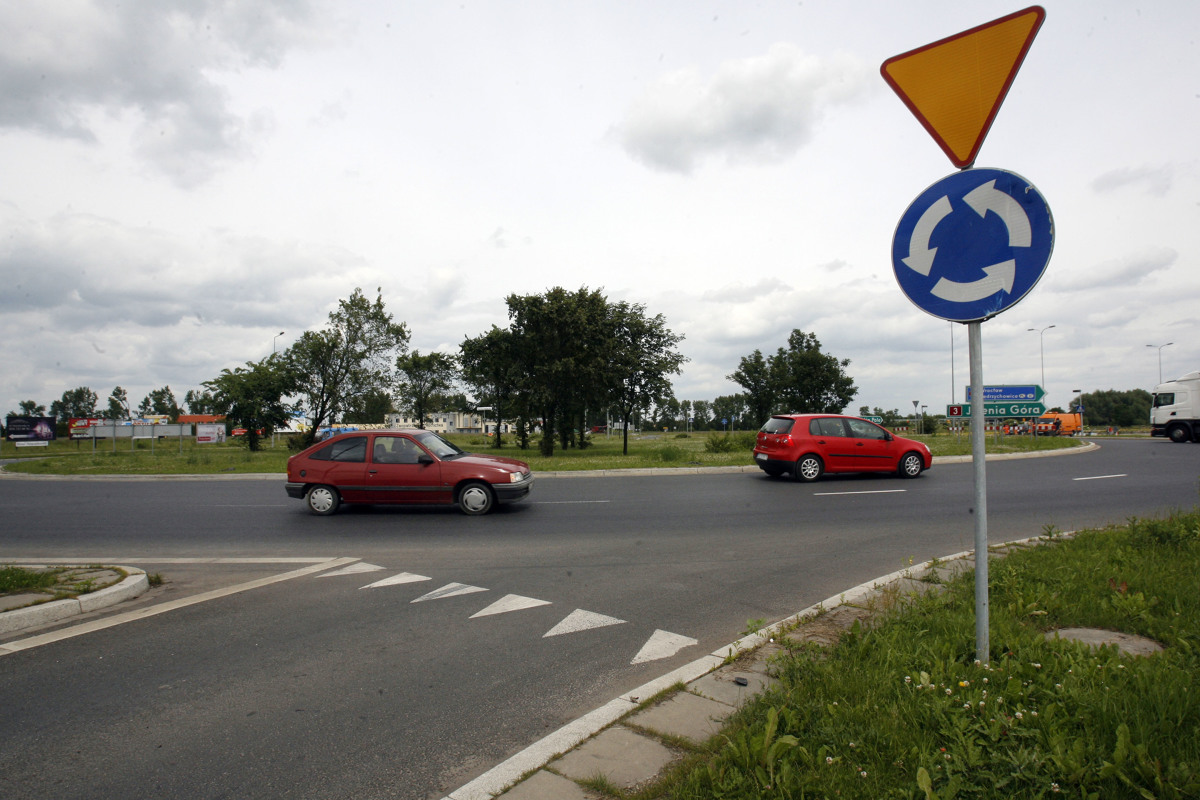
#> input picture 3.jpg, 1200 x 800 px, found by its file name
$ python main.py
#> lines starting #> are read from the running program, lines starting #| are printed output that depends on the picture; after the words box and inside, x2 and y2 are one past the last pixel; in counts of white or black regions, pixels touching at a corner belong together
import cv2
import numpy as np
import tkinter as tk
from tkinter import *
from tkinter import filedialog as fd
from playsound import playsound
import time

def nothing(x):
    pass

def openFile():
    filepath = fd.askopenfilename(initialdir="C:\\Users\\twoto\\PycharmProjects\\SignsDetectionProject",
                                          title="Open file okay?",
                                          filetypes= (("images","*.jpg *.png"),
                                          ("all files","*.*")))
    return filepath


# 21.jpg big.png 20.jpeg sunny.jpeg
filename = "C:\\Users\\twoto\\PycharmProjects\\SignsDetectionProject\\3.jpg"

cv2.namedWindow("Color based detection", cv2.WINDOW_AUTOSIZE)
cv2.namedWindow('Trackbar window', cv2.WINDOW_NORMAL)

cv2.resizeWindow('Trackbar window',1000,400)
cv2.createTrackbar("Min Sat", "Trackbar window", 105, 250, nothing)
cv2.createTrackbar("Max Hue", "Trackbar window", 36, 250, nothing)
cv2.createTrackbar("Min Val", "Trackbar window", 20, 100, nothing)
cv2.createTrackbar("Sign size", "Trackbar window", 40, 100, nothing)
cv2.createTrackbar("Image crop", "Trackbar window", 0, 100, nothing)
#> slider 'Image crop' is set to 33

end_val = 0
# Stale dla kolorow czerwony i zolty
l_h = 10
l_v = 5
u_s = 255
u_v = 255

cap = cv2.imread(filename, 0)
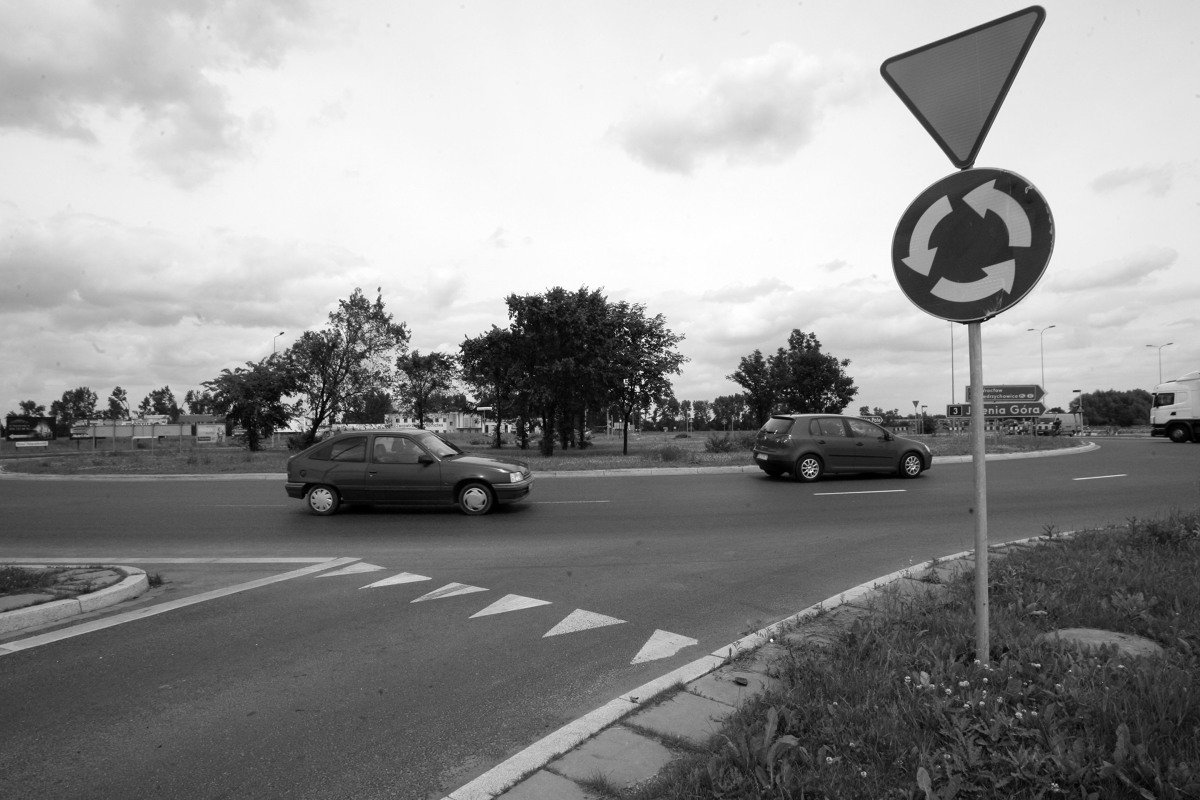
#> cap: shape (800, 1200); min 0, max 255, mean 144.4

img_height, img_width = cap.shape
#> img_height = 800; img_width = 1200
font = cv2.FONT_HERSHEY_COMPLEX
while True:
    cv2.getTrackbarPos("", "Trackbar window")
    frame2 = cv2.imread(filename, 1)
#> frame2 is the input picture: shape (800, 1200, 3); mean B, G, R 137.8, 145, 145.8
    crop_size = cv2.getTrackbarPos("Image crop", "Trackbar window")
    frame = frame2[0:int(img_height-(crop_size*img_height/200)), 0:img_width]
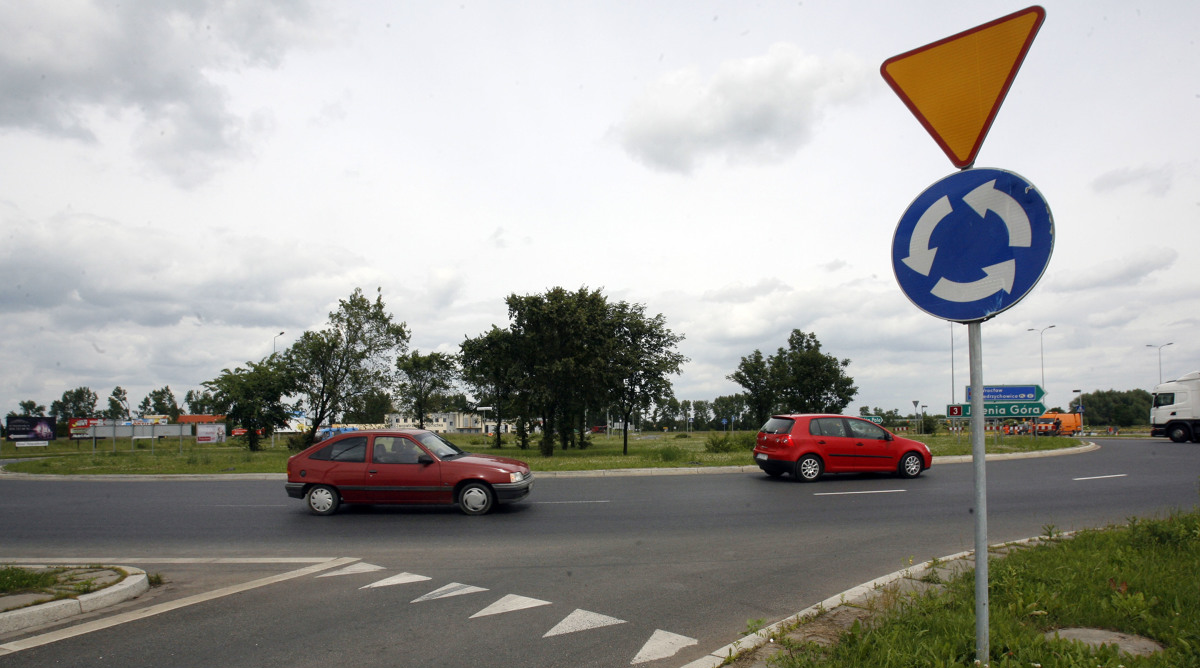
#> frame: shape (668, 1200, 3); mean B, G, R 153.4, 157.9, 159
    hsv = cv2.cvtColor(frame, cv2.COLOR_BGR2HSV)
#> hsv: shape (668, 1200, 3); mean H, S, V 66.3, 38.6, 163.9
    #cv2.imshow("Color", hsv)
    l_s = cv2.getTrackbarPos("Min Sat", "Trackbar window")
    u_h = cv2.getTrackbarPos("Max Hue", "Trackbar window")
    size_modifier = cv2.getTrackbarPos("Sign size", "Trackbar window")
    l_v = cv2.getTrackbarPos("Min Val", "Trackbar window")
    lower_red = np.array([l_h, l_s, l_v])
    upper_red = np.array([u_h, u_s, u_v])

    mask = cv2.inRange(hsv, lower_red, upper_red)
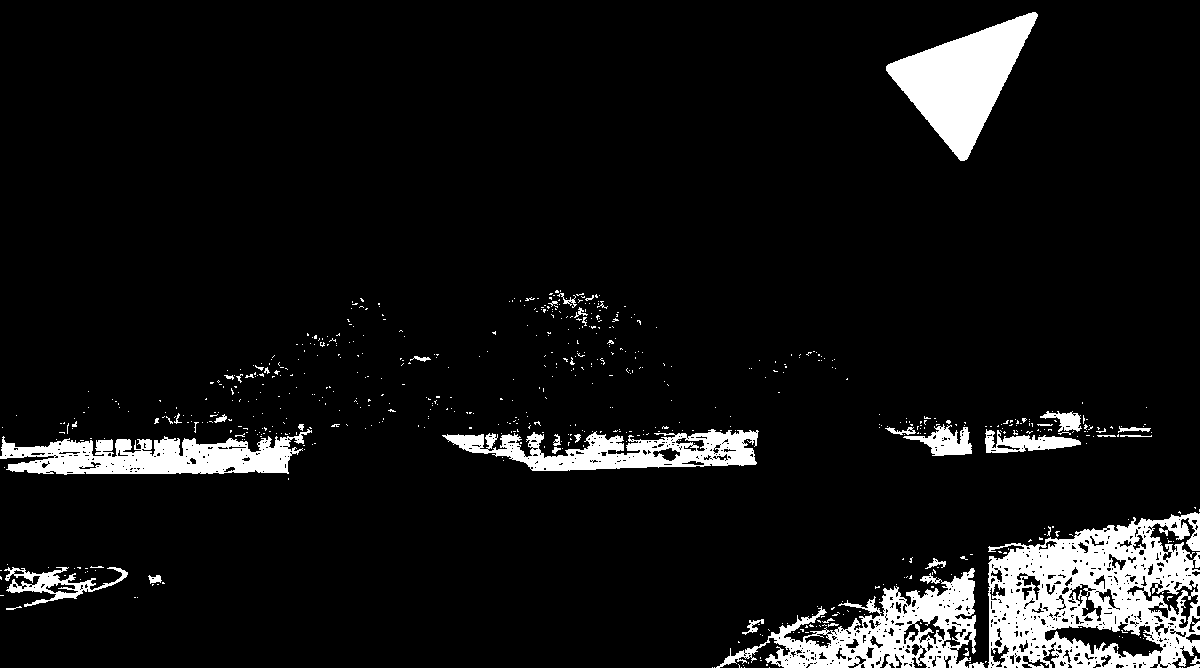
#> mask: shape (668, 1200); 7.9% white; 659 white regions (618 under 20 px), largest, box (x1, y1, x2, y2) and area: (988, 512, 1200, 668) 20678, (886, 12, 1038, 161) 10215, (716, 568, 976, 668) 9843
    kernel = np.ones((1, 1), np.uint8) #określa rozmiar jednego 'pixela' na masce
    mask = cv2.erode(mask, kernel)
    #stały rozmiar okna (cv2.resize(mask, (960, 540))
    cv2.imshow("Color based detection", mask)
    key = cv2.waitKey(1)
#> (key Esc is pressed here)
    if key == 27:
        break
    if key == 32:
        filename = openFile();
        continue
    contours, _ = cv2.findContours(mask, cv2.RETR_TREE, cv2.CHAIN_APPROX_SIMPLE) #NONE lub SIMPLE

    #print(len(contours))
    suspectsCounter = 0

    for cnt in contours:
        area = cv2.contourArea(cnt)
        approx = cv2.approxPolyDP(cnt, 0.05 * cv2.arcLength(cnt, True), True)
        x = approx.ravel()[0]
        y = approx.ravel()[1]
        #print(x, " + ",y)
        # area depends on image size
        perfect_size = (img_height * img_width) * 0.004 * size_modifier / 100
        if area > perfect_size:
            cv2.drawContours(frame, [approx], 0, (0, 0, 0), 4)

            if len(approx) == 3:
                suspectsCounter = suspectsCounter + 1
                cv2.putText(frame, "Suspect", (x, y), font, 1, (0, 0, 0))
                image = frame
                out = np.zeros_like(image)  # Extract out the object and place into output image
                out[mask == 255] = image[mask == 255]
                #współrzędne gdzie maska biała
                (x, y) = np.where(mask == 255)
                (topx, topy) = (np.min(x), np.min(y))
                (bottomx, bottomy) = (np.max(x), np.max(y))

                x, y, w, h = cv2.boundingRect(cnt)
                #print(x, " + ", y, " + ",w, " + ", h) #pokazanie wykrytego znaku
                crop_img = out[y:y + h, x:x + w]
                #cv2.imshow('Suspect', crop_img)

    print(suspectsCounter)
    #if suspectsCounter == 1:
        #playsound("C:\\Users\\twoto\\PycharmProjects\\SignsDetectionProject\\beep.wav")

    cv2.namedWindow('Detection', cv2.WINDOW_AUTOSIZE)
    frame = cv2.putText(frame, "Click ESC to quit", org=(20, 40), fontFace=cv2.FONT_HERSHEY_SIMPLEX, fontScale=1, color=(0, 0, 0), thickness=2)
    #img_concate=np.concatenate(((cv2.inRange((cv2.cvtColor(frame, cv2.COLOR_BGR2HSV)), lower_red, upper_red)),frame),axis=0)
    cv2.imshow('Detection', frame2)


cv2.destroyAllWindows()

$ run again, with 1.jpg copied over 3.jpg
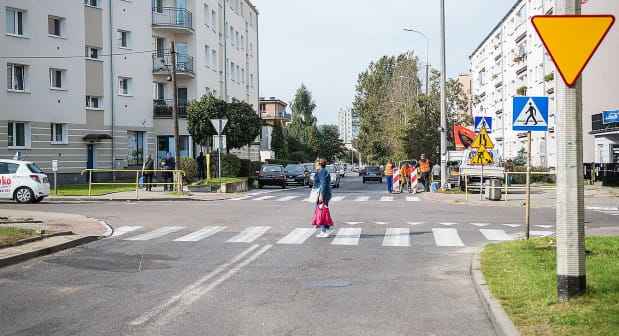
#> input picture 1.jpg, 619 x 336 px, found by its file name
#> frame2 is the input picture: shape (336, 619, 3); mean B, G, R 150.2, 157.7, 158.3
#> `frame = frame2[0:int(img_height-(crop_size*img_height/200)), 0:img_wid..`:
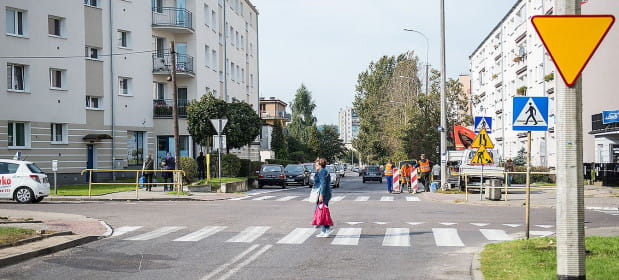
#> frame: shape (280, 619, 3); mean B, G, R 153.1, 159.3, 159.5
#> hsv: shape (280, 619, 3); mean H, S, V 71.9, 37.1, 167.5
#> `mask = cv2.inRange(hsv, lower_red, upper_red)`:
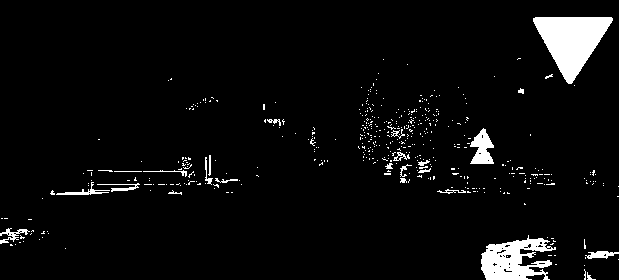
#> mask: shape (280, 619); 4.6% white; 465 white regions (441 under 20 px), largest, box (x1, y1, x2, y2) and area: (533, 17, 613, 84) 2975, (481, 235, 556, 280) 1984, (470, 128, 494, 164) 528

$ run again, with 2.jpg copied over 3.jpg
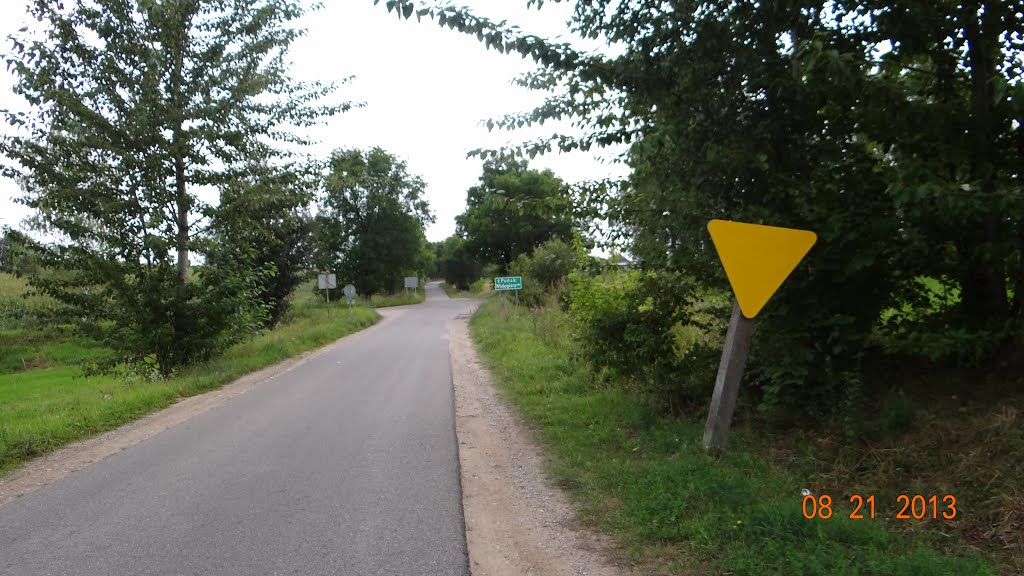
#> input picture 2.jpg, 1024 x 576 px, found by its file name
#> frame2 is the input picture: shape (576, 1024, 3); mean B, G, R 85.6, 100.7, 95.6
#> `frame = frame2[0:int(img_height-(crop_size*img_height/200)), 0:img_wid..`:
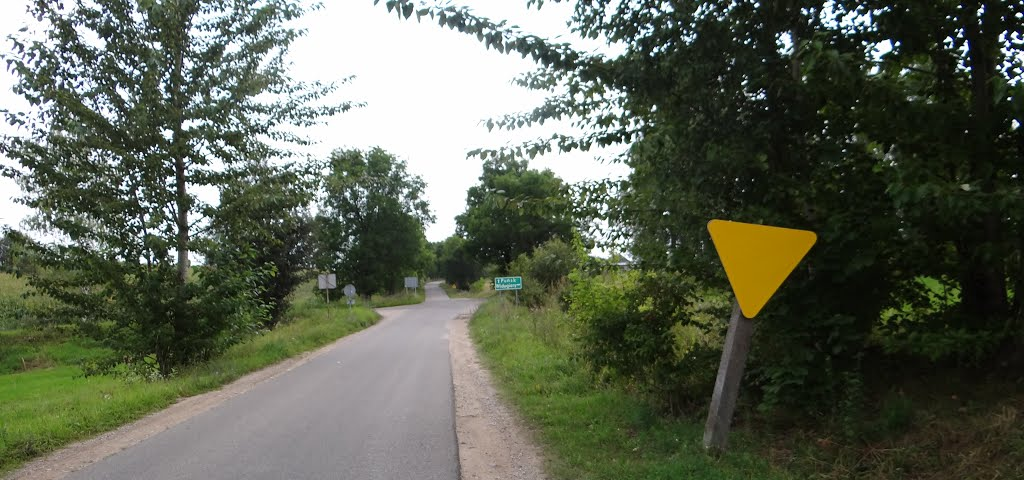
#> frame: shape (480, 1024, 3); mean B, G, R 84.4, 100, 93.8
#> hsv: shape (480, 1024, 3); mean H, S, V 57.2, 81.9, 102.1
#> `mask = cv2.inRange(hsv, lower_red, upper_red)`:
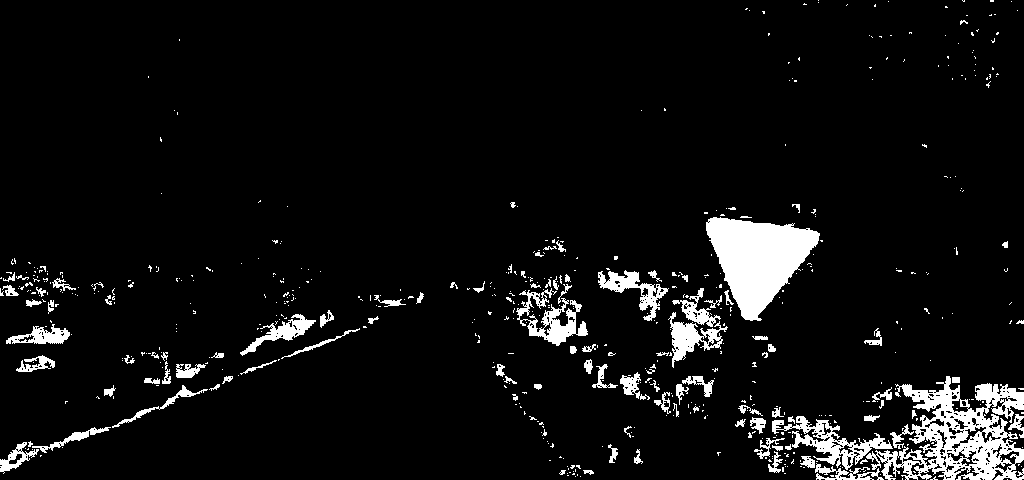
#> mask: shape (480, 1024); 6.4% white; 568 white regions (465 under 20 px), largest, box (x1, y1, x2, y2) and area: (866, 376, 1024, 480) 7366, (706, 217, 820, 321) 6775, (772, 416, 893, 470) 1879
